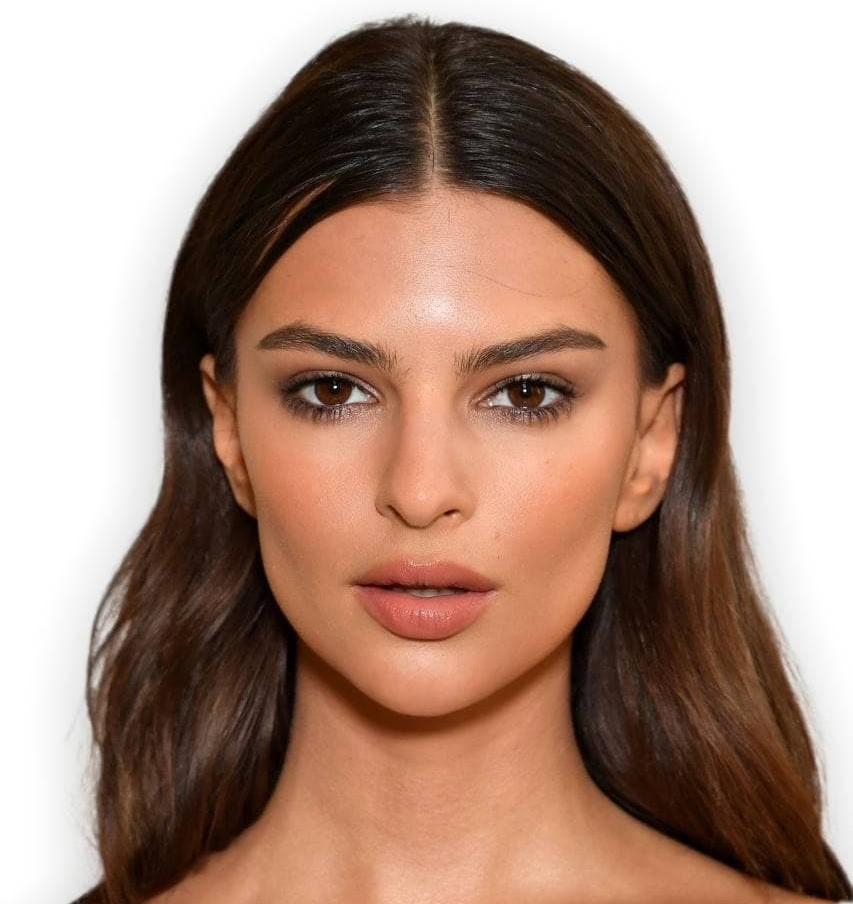
#> input picture default_image.jpg, 853 x 904 px, found by its file name
$ python face_detector.py
#> lines starting #> are read from the running program, lines starting #| are printed output that depends on the picture; after the words box and inside, x2 and y2 are one past the last pixel; in counts of white or black regions, pixels touching at a corner belong together
import cv2
import sys
import os

def detect_faces(image_path):
#> called with image_path = '/usr/src/project/default_image.jpg'
    face_cascade = cv2.CascadeClassifier('/usr/src/project/haarcascade_frontalface_default.xml')

    img = cv2.imread(image_path)
#> img is the input picture: shape (904, 853, 3); mean B, G, R 126.9, 141.1, 169.9
    gray = cv2.cvtColor(img, cv2.COLOR_BGR2GRAY)
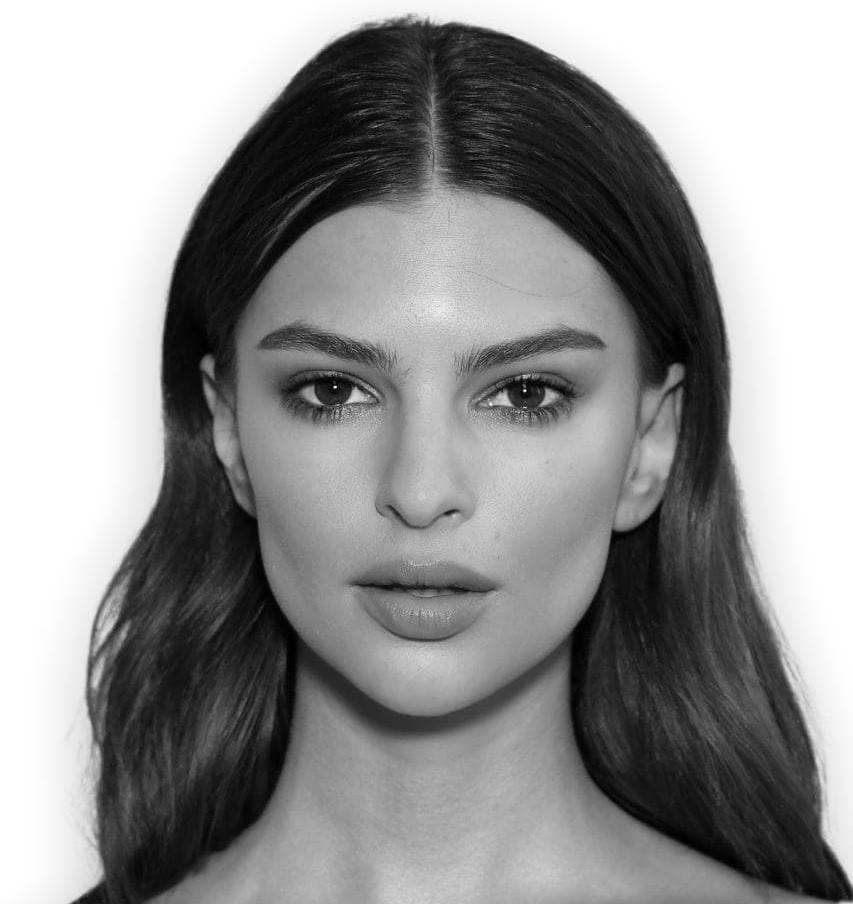
#> gray: shape (904, 853); min 0, max 255, mean 148.1

    faces = face_cascade.detectMultiScale(gray, 1.1, 4)
#> faces = [[181, 203, 497, 497]]

    for (x, y, w, h) in faces:
        cv2.rectangle(img, (x, y), (x+w, y+h), (0, 0, 255), 2)
#> this loop made 1 pass
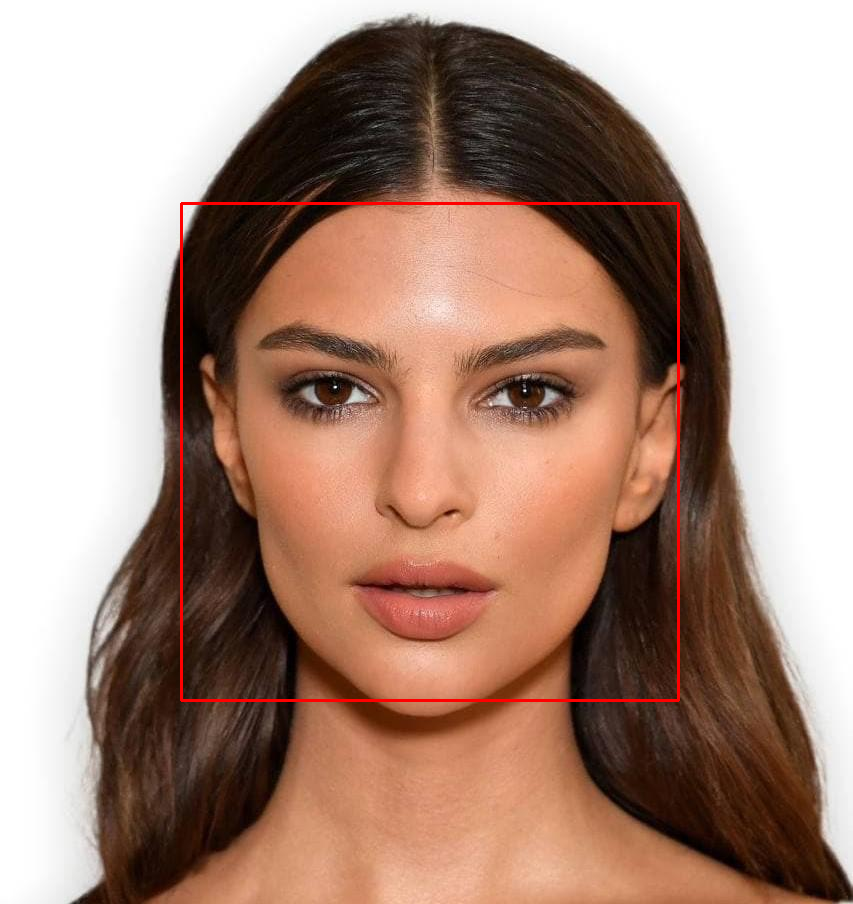
#> img: shape (904, 853, 3); 0.77% of pixels changed, all inside (x1, y1, x2, y2) = (180, 202, 680, 702)

    output_path = os.path.join('/output', 'output.jpg')
    print(output_path)
    cv2.imwrite(output_path, img)

    # Р’С‹РІРѕРґРёРј РєРѕР»РёС‡РµСЃС‚РІРѕ РЅР°Р№РґРµРЅРЅС‹С… Р»РёС†
    print(f"Найдено лиц: {len(faces)}")
#| Найдено лиц: 1

if __name__ == "__main__":
    if len(sys.argv) > 1:
        image_path = sys.argv[1]
    else:
        image_path = '/usr/src/project/default_image.jpg'  # РЈРєР°Р¶РёС‚Рµ РёРјСЏ С„Р°Р№Р»Р° РёР·РѕР±СЂР°Р¶РµРЅРёСЏ РїРѕ СѓРјРѕР»С‡Р°РЅРёСЋ
    detect_faces(image_path)
